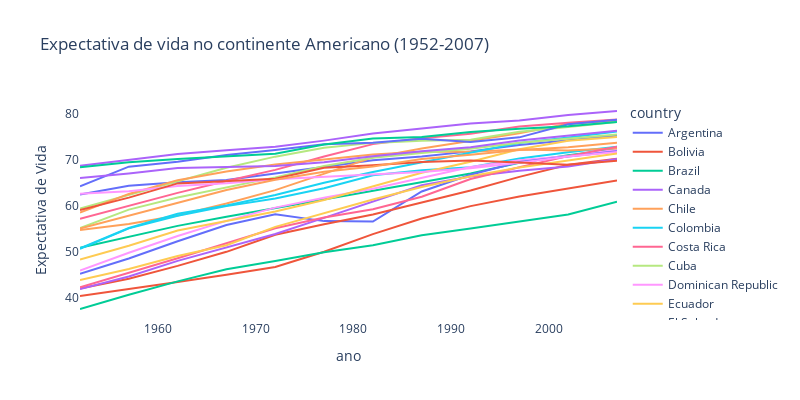

The notebook cell this image was saved under:
### Code cell
fig=px.line(df,x='year',y='lifeExp',title=title, color='country',width=800,height=400)
fig.update_layout(xaxis=dict(title='ano'),yaxis=dict(title='Expectativa de Vida'),plot_bgcolor='white')
fig.show()

### Figure 1 — Plotly figure (JSON) as saved in the notebook; plotly's stock layout.template omitted (floating-point values rounded to 4 significant figures)
{"data": [{"hovertemplate": "country=Argentina<br>year=%{x}<br>lifeExp=%{y}<extra></extra>", "legendgroup": "Argentina", "line": {"color": "#636efa", "dash": "solid"}, "marker": {"symbol": "circle"}, "mode": "lines", "name": "Argentina", "orientation": "v", "showlegend": true, "type": "scatter", "x": [1952, 1957, 1962, 1967, 1972, 1977, 1982, 1987, 1992, 1997, 2002, 2007], "xaxis": "x", "y": [62.48, 64.4, 65.14, 65.63, 67.06, 68.48, 69.94, 70.77, 71.87, 73.28, 74.34, 75.32], "yaxis": "y"}, {"hovertemplate": "country=Bolivia<br>year=%{x}<br>lifeExp=%{y}<extra></extra>", "legendgroup": "Bolivia", "line": {"color": "#EF553B", "dash": "solid"}, "marker": {"symbol": "circle"}, "mode": "lines", "name": "Bolivia", "orientation": "v", "showlegend": true, "type": "scatter", "x": [1952, 1957, 1962, 1967, 1972, 1977, 1982, 1987, 1992, 1997, 2002, 2007], "xaxis": "x", "y": [40.41, 41.89, 43.43, 45.03, 46.71, 50.02, 53.86, 57.25, 59.96, 62.05, 63.88, 65.55], "yaxis": "y"}, {"hovertemplate": "country=Brazil<br>year=%{x}<br>lifeExp=%{y}<extra></extra>", "legendgroup": "Brazil", "line": {"color": "#00cc96", "dash": "solid"}, "marker": {"symbol": "circle"}, "mode": "lines", "name": "Brazil", "orientation": "v", "showlegend": true, "type": "scatter", "x": [1952, 1957, 1962, 1967, 1972, 1977, 1982, 1987, 1992, 1997, 2002, 2007], "xaxis": "x", "y": [50.92, 53.28, 55.66, 57.63, 59.5, 61.49, 63.34, 65.2, 67.06, 69.39, 71.01, 72.39], "yaxis": "y"}, {"hovertemplate": "country=Canada<br>year=%{x}<br>lifeExp=%{y}<extra></extra>", "legendgroup": "Canada", "line": {"color": "#ab63fa", "dash": "solid"}, "marker": {"symbol": "circle"}, "mode": "lines", "name": "Canada", "orientation": "v", "showlegend": true, "type": "scatter", "x": [1952, 1957, 1962, 1967, 1972, 1977, 1982, 1987, 1992, 1997, 2002, 2007], "xaxis": "x", "y": [68.75, 69.96, 71.3, 72.13, 72.88, 74.21, 75.76, 76.86, 77.95, 78.61, 79.77, 80.65], "yaxis": "y"}, {"hovertemplate": "country=Chile<br>year=%{x}<br>lifeExp=%{y}<extra></extra>", "legendgroup": "Chile", "line": {"color": "#FFA15A", "dash": "solid"}, "marker": {"symbol": "circle"}, "mode": "lines", "name": "Chile", "orientation": "v", "showlegend": true, "type": "scatter", "x": [1952, 1957, 1962, 1967, 1972, 1977, 1982, 1987, 1992, 1997, 2002, 2007], "xaxis": "x", "y": [54.74, 56.07, 57.92, 60.52, 63.44, 67.05, 70.56, 72.49, 74.13, 75.82, 77.86, 78.55], "yaxis": "y"}, {"hovertemplate": "country=Colombia<br>year=%{x}<br>lifeExp=%{y}<extra></extra>", "legendgroup": "Colombia", "line": {"color": "#19d3f3", "dash": "solid"}, "marker": {"symbol": "circle"}, "mode": "lines", "name": "Colombia", "orientation": "v", "showlegend": true, "type": "scatter", "x": [1952, 1957, 1962, 1967, 1972, 1977, 1982, 1987, 1992, 1997, 2002, 2007], "xaxis": "x", "y": [50.64, 55.12, 57.86, 59.96, 61.62, 63.84, 66.65, 67.77, 68.42, 70.31, 71.68, 72.89], "yaxis": "y"}, {"hovertemplate": "country=Costa Rica<br>year=%{x}<br>lifeExp=%{y}<extra></extra>", "legendgroup": "Costa Rica", "line": {"color": "#FF6692", "dash": "solid"}, "marker": {"symbol": "circle"}, "mode": "lines", "name": "Costa Rica", "orientation": "v", "showlegend": true, "type": "scatter", "x": [1952, 1957, 1962, 1967, 1972, 1977, 1982, 1987, 1992, 1997, 2002, 2007], "xaxis": "x", "y": [57.21, 60.03, 62.84, 65.42, 67.85, 70.75, 73.45, 74.75, 75.71, 77.26, 78.12, 78.78], "yaxis": "y"}, {"hovertemplate": "country=Cuba<br>year=%{x}<br>lifeExp=%{y}<extra></extra>", "legendgroup": "Cuba", "line": {"color": "#B6E880", "dash": "solid"}, "marker": {"symbol": "circle"}, "mode": "lines", "name": "Cuba", "orientation": "v", "showlegend": true, "type": "scatter", "x": [1952, 1957, 1962, 1967, 1972, 1977, 1982, 1987, 1992, 1997, 2002, 2007], "xaxis": "x", "y": [59.42, 62.33, 65.25, 68.29, 70.72, 72.65, 73.72, 74.17, 74.41, 76.15, 77.16, 78.27], "yaxis": "y"}, {"hovertemplate": "country=Dominican Republic<br>year=%{x}<br>lifeExp=%{y}<extra></extra>", "legendgroup": "Dominican Republic", "line": {"color": "#FF97FF", "dash": "solid"}, "marker": {"symbol": "circle"}, "mode": "lines", "name": "Dominican Republic", "orientation": "v", "showlegend": true, "type": "scatter", "x": [1952, 1957, 1962, 1967, 1972, 1977, 1982, 1987, 1992, 1997, 2002, 2007], "xaxis": "x", "y": [45.93, 49.83, 53.46, 56.75, 59.63, 61.79, 63.73, 66.05, 68.46, 69.96, 70.85, 72.23], "yaxis": "y"}, {"hovertemplate": "country=Ecuador<br>year=%{x}<br>lifeExp=%{y}<extra></extra>", "legendgroup": "Ecuador", "line": {"color": "#FECB52", "dash": "solid"}, "marker": {"symbol": "circle"}, "mode": "lines", "name": "Ecuador", "orientation": "v", "showlegend": true, "type": "scatter", "x": [1952, 1957, 1962, 1967, 1972, 1977, 1982, 1987, 1992, 1997, 2002, 2007], "xaxis": "x", "y": [48.36, 51.36, 54.64, 56.68, 58.8, 61.31, 64.34, 67.23, 69.61, 72.31, 74.17, 74.99], "yaxis": "y"}, {"hovertemplate": "country=El Salvador<br>year=%{x}<br>lifeExp=%{y}<extra></extra>", "legendgroup": "El Salvador", "line": {"color": "#636efa", "dash": "solid"}, "marker": {"symbol": "circle"}, "mode": "lines", "name": "El Salvador", "orientation": "v", "showlegend": true, "type": "scatter", "x": [1952, 1957, 1962, 1967, 1972, 1977, 1982, 1987, 1992, 1997, 2002, 2007], "xaxis": "x", "y": [45.26, 48.57, 52.31, 55.85, 58.21, 56.7, 56.6, 63.15, 66.8, 69.53, 70.73, 71.88], "yaxis": "y"}, {"hovertemplate": "country=Guatemala<br>year=%{x}<br>lifeExp=%{y}<extra></extra>", "legendgroup": "Guatemala", "line": {"color": "#EF553B", "dash": "solid"}, "marker": {"symbol": "circle"}, "mode": "lines", "name": "Guatemala", "orientation": "v", "showlegend": true, "type": "scatter", "x": [1952, 1957, 1962, 1967, 1972, 1977, 1982, 1987, 1992, 1997, 2002, 2007], "xaxis": "x", "y": [42.02, 44.14, 46.95, 50.02, 53.74, 56.03, 58.14, 60.78, 63.37, 66.32, 68.98, 70.26], "yaxis": "y"}, {"hovertemplate": "country=Haiti<br>year=%{x}<br>lifeExp=%{y}<extra></extra>", "legendgroup": "Haiti", "line": {"color": "#00cc96", "dash": "solid"}, "marker": {"symbol": "circle"}, "mode": "lines", "name": "Haiti", "orientation": "v", "showlegend": true, "type": "scatter", "x": [1952, 1957, 1962, 1967, 1972, 1977, 1982, 1987, 1992, 1997, 2002, 2007], "xaxis": "x", "y": [37.58, 40.7, 43.59, 46.24, 48.04, 49.92, 51.46, 53.64, 55.09, 56.67, 58.14, 60.92], "yaxis": "y"}, {"hovertemplate": "country=Honduras<br>year=%{x}<br>lifeExp=%{y}<extra></extra>", "legendgroup": "Honduras", "line": {"color": "#ab63fa", "dash": "solid"}, "marker": {"symbol": "circle"}, "mode": "lines", "name": "Honduras", "orientation": "v", "showlegend": true, "type": "scatter", "x": [1952, 1957, 1962, 1967, 1972, 1977, 1982, 1987, 1992, 1997, 2002, 2007], "xaxis": "x", "y": [41.91, 44.66, 48.04, 50.92, 53.88, 57.4, 60.91, 64.49, 66.4, 67.66, 68.56, 70.2], "yaxis": "y"}, {"hovertemplate": "country=Jamaica<br>year=%{x}<br>lifeExp=%{y}<extra></extra>", "legendgroup": "Jamaica", "line": {"color": "#FFA15A", "dash": "solid"}, "marker": {"symbol": "circle"}, "mode": "lines", "name": "Jamaica", "orientation": "v", "showlegend": true, "type": "scatter", "x": [1952, 1957, 1962, 1967, 1972, 1977, 1982, 1987, 1992, 1997, 2002, 2007], "xaxis": "x", "y": [58.53, 62.61, 65.61, 67.51, 69, 70.11, 71.21, 71.77, 71.77, 72.26, 72.05, 72.57], "yaxis": "y"}, {"hovertemplate": "country=Mexico<br>year=%{x}<br>lifeExp=%{y}<extra></extra>", "legendgroup": "Mexico", "line": {"color": "#19d3f3", "dash": "solid"}, "marker": {"symbol": "circle"}, "mode": "lines", "name": "Mexico", "orientation": "v", "showlegend": true, "type": "scatter", "x": [1952, 1957, 1962, 1967, 1972, 1977, 1982, 1987, 1992, 1997, 2002, 2007], "xaxis": "x", "y": [50.79, 55.19, 58.3, 60.11, 62.36, 65.03, 67.41, 69.5, 71.45, 73.67, 74.9, 76.19], "yaxis": "y"}, {"hovertemplate": "country=Nicaragua<br>year=%{x}<br>lifeExp=%{y}<extra></extra>", "legendgroup": "Nicaragua", "line": {"color": "#FF6692", "dash": "solid"}, "marker": {"symbol": "circle"}, "mode": "lines", "name": "Nicaragua", "orientation": "v", "showlegend": true, "type": "scatter", "x": [1952, 1957, 1962, 1967, 1972, 1977, 1982, 1987, 1992, 1997, 2002, 2007], "xaxis": "x", "y": [42.31, 45.43, 48.63, 51.88, 55.15, 57.47, 59.3, 62.01, 65.84, 68.43, 70.84, 72.9], "yaxis": "y"}, {"hovertemplate": "country=Panama<br>year=%{x}<br>lifeExp=%{y}<extra></extra>", "legendgroup": "Panama", "line": {"color": "#B6E880", "dash": "solid"}, "marker": {"symbol": "circle"}, "mode": "lines", "name": "Panama", "orientation": "v", "showlegend": true, "type": "scatter", "x": [1952, 1957, 1962, 1967, 1972, 1977, 1982, 1987, 1992, 1997, 2002, 2007], "xaxis": "x", "y": [55.19, 59.2, 61.82, 64.07, 66.22, 68.68, 70.47, 71.52, 72.46, 73.74, 74.71, 75.54], "yaxis": "y"}, {"hovertemplate": "country=Paraguay<br>year=%{x}<br>lifeExp=%{y}<extra></extra>", "legendgroup": "Paraguay", "line": {"color": "#FF97FF", "dash": "solid"}, "marker": {"symbol": "circle"}, "mode": "lines", "name": "Paraguay", "orientation": "v", "showlegend": true, "type": "scatter", "x": [1952, 1957, 1962, 1967, 1972, 1977, 1982, 1987, 1992, 1997, 2002, 2007], "xaxis": "x", "y": [62.65, 63.2, 64.36, 64.95, 65.81, 66.35, 66.87, 67.38, 68.22, 69.4, 70.75, 71.75], "yaxis": "y"}, {"hovertemplate": "country=Peru<br>year=%{x}<br>lifeExp=%{y}<extra></extra>", "legendgroup": "Peru", "line": {"color": "#FECB52", "dash": "solid"}, "marker": {"symbol": "circle"}, "mode": "lines", "name": "Peru", "orientation": "v", "showlegend": true, "type": "scatter", "x": [1952, 1957, 1962, 1967, 1972, 1977, 1982, 1987, 1992, 1997, 2002, 2007], "xaxis": "x", "y": [43.9, 46.26, 49.1, 51.45, 55.45, 58.45, 61.41, 64.13, 66.46, 68.39, 69.91, 71.42], "yaxis": "y"}, {"hovertemplate": "country=Puerto Rico<br>year=%{x}<br>lifeExp=%{y}<extra></extra>", "legendgroup": "Puerto Rico", "line": {"color": "#636efa", "dash": "solid"}, "marker": {"symbol": "circle"}, "mode": "lines", "name": "Puerto Rico", "orientation": "v", "showlegend": true, "type": "scatter", "x": [1952, 1957, 1962, 1967, 1972, 1977, 1982, 1987, 1992, 1997, 2002, 2007], "xaxis": "x", "y": [64.28, 68.54, 69.62, 71.1, 72.16, 73.44, 73.75, 74.63, 73.91, 74.92, 77.78, 78.75], "yaxis": "y"}, {"hovertemplate": "country=Trinidad and Tobago<br>year=%{x}<br>lifeExp=%{y}<extra></extra>", "legendgroup": "Trinidad and Tobago", "line": {"color": "#EF553B", "dash": "solid"}, "marker": {"symbol": "circle"}, "mode": "lines", "name": "Trinidad and Tobago", "orientation": "v", "showlegend": true, "type": "scatter", "x": [1952, 1957, 1962, 1967, 1972, 1977, 1982, 1987, 1992, 1997, 2002, 2007], "xaxis": "x", "y": [59.1, 61.8, 64.9, 65.4, 65.9, 68.3, 68.83, 69.58, 69.86, 69.47, 68.98, 69.82], "yaxis": "y"}, {"hovertemplate": "country=United States<br>year=%{x}<br>lifeExp=%{y}<extra></extra>", "legendgroup": "United States", "line": {"color": "#00cc96", "dash": "solid"}, "marker": {"symbol": "circle"}, "mode": "lines", "name": "United States", "orientation": "v", "showlegend": true, "type": "scatter", "x": [1952, 1957, 1962, 1967, 1972, 1977, 1982, 1987, 1992, 1997, 2002, 2007], "xaxis": "x", "y": [68.44, 69.49, 70.21, 70.76, 71.34, 73.38, 74.65, 75.02, 76.09, 76.81, 77.31, 78.24], "yaxis": "y"}, {"hovertemplate": "country=Uruguay<br>year=%{x}<br>lifeExp=%{y}<extra></extra>", "legendgroup": "Uruguay", "line": {"color": "#ab63fa", "dash": "solid"}, "marker": {"symbol": "circle"}, "mode": "lines", "name": "Uruguay", "orientation": "v", "showlegend": true, "type": "scatter", "x": [1952, 1957, 1962, 1967, 1972, 1977, 1982, 1987, 1992, 1997, 2002, 2007], "xaxis": "x", "y": [66.07, 67.04, 68.25, 68.47, 68.67, 69.48, 70.81, 71.92, 72.75, 74.22, 75.31, 76.38], "yaxis": "y"}, {"hovertemplate": "country=Venezuela<br>year=%{x}<br>lifeExp=%{y}<extra></extra>", "legendgroup": "Venezuela", "line": {"color": "#FFA15A", "dash": "solid"}, "marker": {"symbol": "circle"}, "mode": "lines", "name": "Venezuela", "orientation": "v", "showlegend": true, "type": "scatter", "x": [1952, 1957, 1962, 1967, 1972, 1977, 1982, 1987, 1992, 1997, 2002, 2007], "xaxis": "x", "y": [55.09, 57.91, 60.77, 63.48, 65.71, 67.46, 68.56, 70.19, 71.15, 72.15, 72.77, 73.75], "yaxis": "y"}], "layout": {"height": 400, "legend": {"title": {"text": "country"}, "tracegroupgap": 0}, "plot_bgcolor": "white", "title": {"text": "Expectativa de vida no continente Americano (1952-2007)"}, "width": 800, "xaxis": {"anchor": "y", "domain": [0, 1], "title": {"text": "ano"}}, "yaxis": {"anchor": "x", "domain": [0, 1], "title": {"text": "Expectativa de Vida"}}}}
